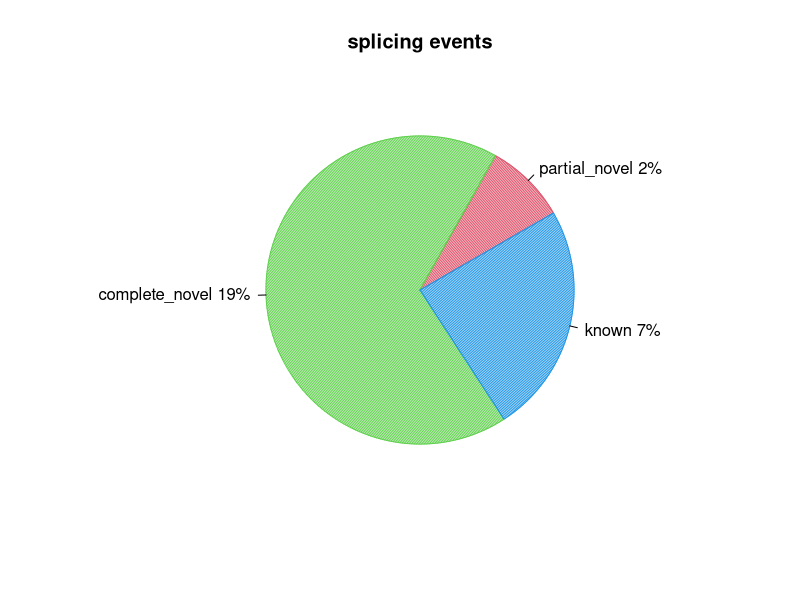
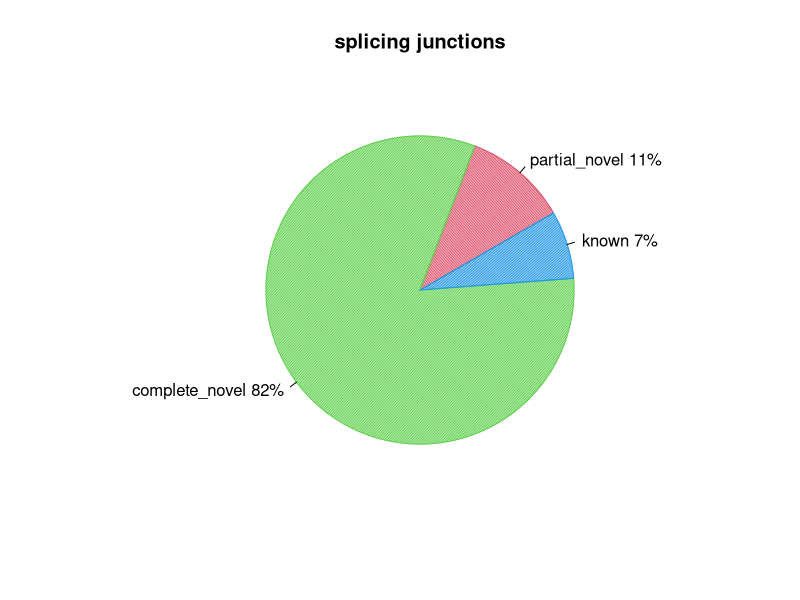

Write the R code that produced these figures, in order.
pdf("MCIC_MD_2024_116.splice_events.pdf")
events=c(2.3421909270436676,18.523521521623838,6.644404096255831)
pie(events,col=c(2,3,4),init.angle=30,angle=c(60,120,150),density=c(70,70,70),main="splicing events",labels=c("partial_novel 2%","complete_novel 19%","known 7%"))
dev.off()
pdf("MCIC_MD_2024_116.splice_junction.pdf")
junction=c(10.86391001659936,82.01570745484726,7.120382528553378)
pie(junction,col=c(2,3,4),init.angle=30,angle=c(60,120,150),density=c(70,70,70),main="splicing junctions",labels=c("partial_novel 11%","complete_novel 82%","known 7%"))
dev.off()
